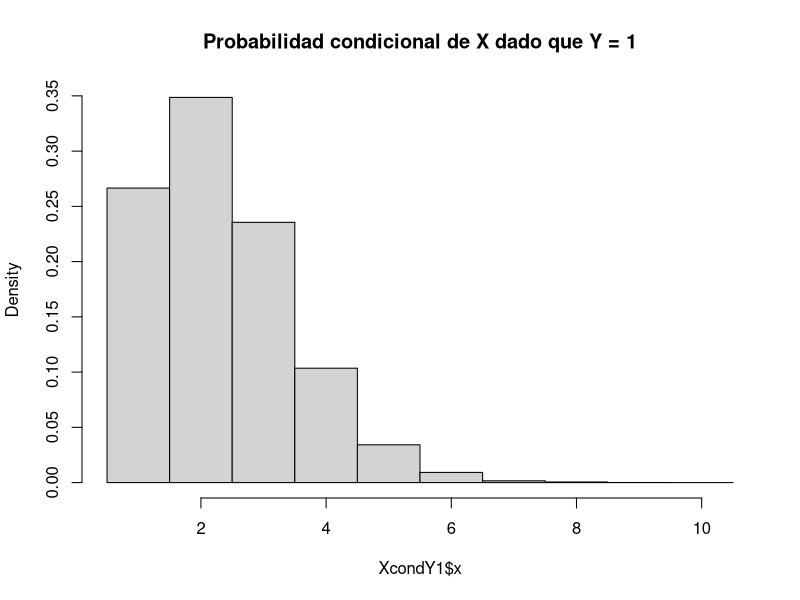
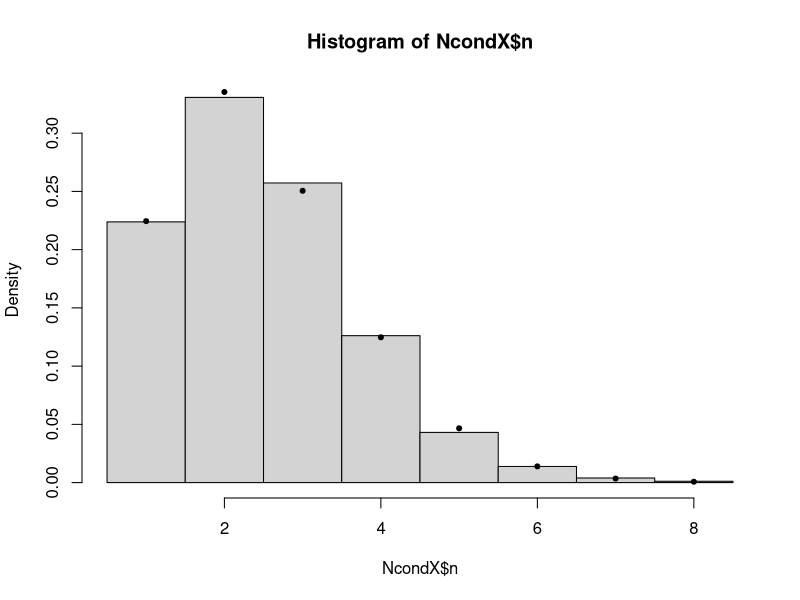

The R script that drew these images, in order:
# Ayudantía 22/05
# INM

library(dplyr)

# ¿Cómo podemos obtener numéricamente la distribución condicional de X dada Y = y si conocemos la 
# distribución de Y dada X = x y la de X?
# Vamos a suponer que X ~ Poisson(lambda) y Y | X = n ~ Binomial(n, p)
vectores1 <- function(n, lambda, p){
    x <- rpois(n = n, lambda = lambda)
    y <- numeric(length = n)
    for(i in 1:n){
        y[i] <- rbinom(n = 1, size = x[i], prob = p)
    }
    return(
        data.frame(
            x = x,
            y = y
        )
    )
}

V1 <- vectores1(n = 1e5, lambda = 3.3, p = 0.6)
# Queremos obtener la distribución de X condicional en Y = 1
XcondY1 <- V1 %>% 
    filter(y == 1)
summary(XcondY1)
hist(
    XcondY1$x, freq = FALSE,
    breaks = seq(from = min(XcondY1$x)-0.5, to = max(XcondY1$x)+0.5, by = 1),
    main = "Probabilidad condicional de X dado que Y = 1"
)

# Todo funciona bonito en el caso discreto pero ¿y el caso continuo?
# Un ejemplo es el ejercicio 4 de la tarea en el que N ~ Geometrica(p) y
# X | N = n ~ Gamma(n, lambda)
vector2 <- function(n, p, lambda){
    N <- rgeom(n = n, prob = p) + 1
    X <- numeric(length = n)
    for(i in 1:n){
        X[i] <- rgamma(n = 1, shape = N[i], rate = lambda)
    }
    return(
        data.frame(
            n = N,
            x = X
        )
    )
}

V2 <- vector2(n = 1e6, p = 0.4, lambda = 3)
# Para obtener cuántos valores "únicos" hay de x:
length(unique(V2$x))
# Para obtener la distribución condicional de N dado X = x no podemos usar la misma idea que
# en el caso discreto. Pero podemos tomar 0 < h << 1 y considerar la distribución condicional
# de N dado X en (x-h, x+h).
h1 <- 1e-2
x1 <- 0.83
NcondX <- V2 %>%
    filter(x > x1-h1 & x <x1+h1)
hist(
    NcondX$n, freq = FALSE, 
    breaks = seq(from = min(NcondX$n)-0.5, to = max(NcondX$n)+0.5, by = 1)
)
xaux <- 1:8
yaux <- dpois(x = xaux-1, lambda = 3*0.6*0.83)
points(xaux, yaux, pch = 20)

# Recordatorio  de %>%
c(1,2,3) %>% sum()

# Vamos a hacer el ejercicio 10 de forma numérica: obtener P(X + Y > K)
# cuando X ~ geom(p1) y Y ~ geom(p2)
# Observemos que P(X + Y > K) = E[ 1_{X + Y > K} ]
# Lo que podemos hacer es simular muchos valores de X y Y, y ver si son mayores que K 
# y generar las indicadoras para después promediarlas
sol_num <- function(n, p1, p2, K){
    X <- rgeom(n = n, prob = p1) + 1
    Y <- rgeom(n = n, prob = p2) + 1
    ind_aux <- as.numeric(X + Y > K)
    return(
        mean(ind_aux)
    )
}

sol_num(n = 1e6, p1 = 0.3, p2 = 0.4, K = 12)
sol_num(n = 1e6, p1 = 0.1, p2 = 0.2, K = 20)

# Resolvamos el ejercicio 18 de forma numérica
personas_escogen_objetos <- function(n, K, m){
    X <- data.frame(
        A = numeric(length = n),
        N = numeric(length = n),
        U = numeric(length = n)
    )
    for(i in 1:n){
        j1 <- sample(x = 1:K, size = m)
        j2 <- sample(x = 1:K, size = m)
        X$A[i] <- length(intersect(j1, j2))
        X$N[i] <- K - length(union(j1,j2))
        X$U[i] <- K - X$A[i] - X$N[i]
    }
    return(X)
}

X1 <- personas_escogen_objetos(n = 1e5, K = 10, m = 3)
# Summary nos da la información columna por columna, lo que nos importa son las medias
summary(X1)
